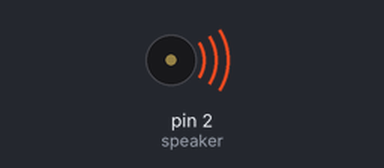
The sketch below on a simulated Arduino Uno, built with avr-gcc and run on an emulated ATmega328P. Parts: buzzer (waves = sounding).

Above: at 0.2 s.
At 12.45 s:
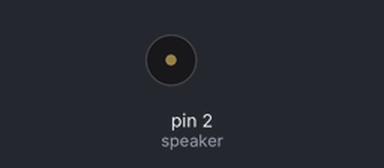
Timing chart, 0 to 12.8 s (numbered marks = the images above):
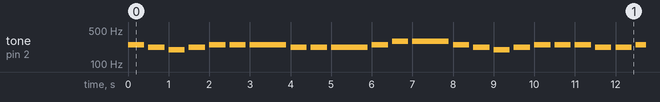

Measured:
- by itself, tone on pin 2 (speaker): plays 247 Hz for 0.40 s, 220 Hz for 0.40 s, 196 Hz for 0.40 s, 220 Hz for 0.40 s, 247 Hz for 0.40 s, 247 Hz for 0.40 s … (173 notes in this stretch)

The sketch:

piezo.ino
```cpp
/*
 Frequencies:
 NOTE_B0  31
 NOTE_C1  33
 NOTE_CS1 35
 NOTE_D1  37
 NOTE_DS1 39
 NOTE_E1  41
 NOTE_F1  44
 NOTE_FS1 46
 NOTE_G1  49
 NOTE_GS1 52
 NOTE_A1  55
 NOTE_AS1 58
 NOTE_B1  62
 NOTE_C2  65
 NOTE_CS2 69
 NOTE_D2  73
 NOTE_DS2 78
 NOTE_E2  82
 NOTE_F2  87
 NOTE_FS2 93
 NOTE_G2  98
 NOTE_GS2 104
 NOTE_A2  110
 NOTE_AS2 117
 NOTE_B2  123
 NOTE_C3  131
 NOTE_CS3 139
 NOTE_D3  147
 NOTE_DS3 156
 NOTE_E3  165
 NOTE_F3  175
 NOTE_FS3 185
 NOTE_G3  196
 NOTE_GS3 208
 NOTE_A3  220
 NOTE_AS3 233
 NOTE_B3  247
 NOTE_C4  262
 NOTE_CS4 277
 NOTE_D4  294
 NOTE_DS4 311
 NOTE_E4  330
 NOTE_F4  349
 NOTE_FS4 370
 NOTE_G4  392
 NOTE_GS4 415
 NOTE_A4  440
 NOTE_AS4 466
 NOTE_B4  494
 NOTE_C5  523
 NOTE_CS5 554
 NOTE_D5  587
 NOTE_DS5 622
 NOTE_E5  659
 NOTE_F5  698
 NOTE_FS5 740
 NOTE_G5  784
 NOTE_GS5 831
 NOTE_A5  880
 NOTE_AS5 932
 NOTE_B5  988
 NOTE_C6  1047
 NOTE_CS6 1109
 NOTE_D6  1175
 NOTE_DS6 1245
 NOTE_E6  1319
 NOTE_F6  1397
 NOTE_FS6 1480
 NOTE_G6  1568
 NOTE_GS6 1661
 NOTE_A6  1760
 NOTE_AS6 1865
 NOTE_B6  1976
 NOTE_C7  2093
 NOTE_CS7 2217
 NOTE_D7  2349
 NOTE_DS7 2489
 NOTE_E7  2637
 NOTE_F7  2794
 NOTE_FS7 2960
 NOTE_G7  3136
 NOTE_GS7 3322
 NOTE_A7  3520
 NOTE_AS7 3729
 NOTE_B7  3951
 NOTE_C8  4186
 NOTE_CS8 4435
 NOTE_D8  4699
 NOTE_DS8 4978
 */

//set speaker to digital pin
int speaker = 2;

//set frequencies (you can change frequencies or add notes above)
int gTone = 196;
int aTone = 220;
int bTone = 247;
int cTone = 262;
int dTone = 294;

void setup() {
  // put your setup code here, to run once:

  //set digital pin assigned to speaker as output
  pinMode(speaker, OUTPUT);

}

void loop() {
  // put your main code here, to run repeatedly:

  // Sample Mary Had a Little Lamb, find the playNote function below.
  playNote(speaker, bTone, 400);
  playNote(speaker, aTone, 400);
  playNote(speaker, gTone, 400);
  playNote(speaker, aTone, 400);
  playNote(speaker, bTone, 400);
  playNote(speaker, bTone, 400);
  playNote(speaker, bTone, 900);
  playNote(speaker, aTone, 400);
  playNote(speaker, aTone, 400);
  playNote(speaker, aTone, 900);
  playNote(speaker, bTone, 400);
  playNote(speaker, dTone, 400);
  playNote(speaker, dTone, 900);
  playNote(speaker, bTone, 400);
  playNote(speaker, aTone, 400);
  playNote(speaker, gTone, 400);
  playNote(speaker, aTone, 400);
  playNote(speaker, bTone, 400);
  playNote(speaker, bTone, 400);
  playNote(speaker, bTone, 400);
  playNote(speaker, aTone, 400);
  playNote(speaker, aTone, 400);
  playNote(speaker, bTone, 400);
  playNote(speaker, aTone, 400);
  playNote(speaker, gTone, 900);

  // will set a 5 second period before song is played again
  noTone(speaker);
  delay(5000);

}

//function that replaces analog input from button. Parameters are the output pin, frequency of output, and how long the note is played.
void playNote(int output, int frequency, int noteLength) {
  tone(output, frequency);
  delay(noteLength);
  noTone(output);
  delay(100);
}
```
